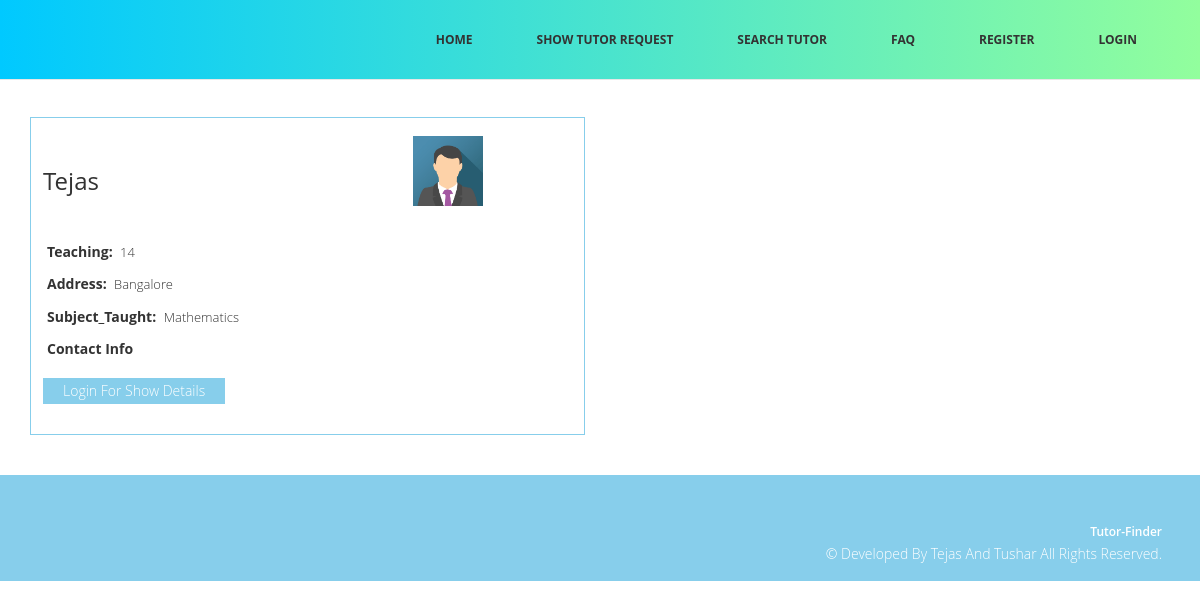
/detailstutor.php?id=10, run on the app's committed database.
### tables this page shows
CREATE TABLE IF NOT EXISTS `add_tutor` (
  `id` int(11) NOT NULL AUTO_INCREMENT,
  `name` varchar(40) NOT NULL,
  `email` varchar(40) NOT NULL,
  `number` varchar(40) NOT NULL,
  `teaching` varchar(40) NOT NULL,
  `address` varchar(40) NOT NULL,
  `subject` varchar(40) NOT NULL,
  PRIMARY KEY (`id`)
);

### detailstutor.php (the view, shortened to what this page needs)
<?php include("header.php"); ?>
<section id="tutorlist">
<div class="container">
	<div class="row">
	<h2> Featured Tutors</h2>
	<?php
	 $id=$_GET['id'];
	include("inc/constant.php");
	$sql = "SELECT *  FROM add_tutor WHERE id=$id";
	$result = $conn->query($sql);
	 if ($result->num_rows > 0) {
	while($row = $result->fetch_assoc()) {?>
		<div class="col-md-6">
		<div class="single-tutor">
		<div class="tutor-are">
				<div class="tutor-iteam"><h3><?php echo $row["name"] ?></h3></div>
				<div class="tutor-img"><h3><img src="images/img_avatar.png" alt="" /></h3></div>
		</div>
			<p><span>Teaching:</span> <?php echo $row["teaching"] ?></p>
			<p><span>Address:</span> <?php echo $row["address"] ?></p>
			<p><span>Subject_Taught: </span><?php echo $row["subject"] ?></p>
			<div class="contact_info">
			<p><span>Contact Info</span></p>
				<?php
  if(isset($_SESSION['email']) && isset($_SESSION['password']) ){?>
			<p><span>Email: </span><?php echo $row["email"] ?></p>
			<p><span>Contact Number: </span><?php echo $row["number"] ?></p>
			<?php
			} else
			echo '<a href="login.php">Login For Show Details</a>';
			?>
			</div>
		</div>
		</div>
		<?php 	}
										} ?>
	</div>
</div>
</section>
<?php include("footer.php"); ?>

### css/style.css (style rules this page uses)
body { font-family:'Open Sans', Arial, sans-serif; font-size:14px; font-weight:300; line-height:1.6em; color:#fff; background-color:#fff; overflow-x:hidden; }
hi,h2,h3,h4,h5,h6 { color:#333; line-height:1.1em; }
p { color:#333; font-size:13px; }
a { text-decoration:none; transition: all 0.1s ease-in-out; -moz-transition: all 0.1s ease-in-out; -webkit-transition: all 0.1s ease-in-out; -o-transition: all 0.1s ease-in-out; outline: none; color:#333; }
#tutorlist { padding:40px 0; float:left; width:100%; }
#tutorlist h2 { text-align: center; margin-bottom: 58px; width: 269px; margin: 0 auto; margin-bottom: 40px; border-bottom: 4px solid skyblue; }
.single-tutor { float: left; width: 100%; border: 1px solid skyblue; padding: 30px 12px; }
.single-tutor img { width:70px; height:70px; }
.tutor-iteam { width:70%; float:left; }
.tutor-img { width: 30%; float: left; height: 100px; margin-top: -32px; margin-bottom: 25px; }
.single-tutor span { font-size: 14px; font-weight: bold; padding: 4px; }
.single-tutor a { display: inline-block; padding: 2px 20px; background: skyblue; color: #fff; margin-top: 7px; }

### data on the page
add_tutor: name "Tejas", teaching "14", address "Bangalore", subject "Mathematics"
